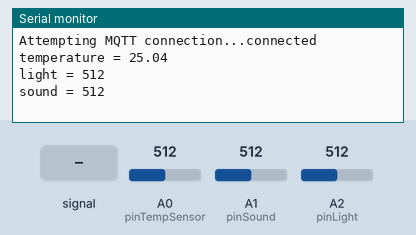
Simulated run of this sketch. Board: Arduino Zero (SAMD21). Shown: the last lines printed to the serial monitor. The inputs (shaded band) are chosen by the test bench; at power-on: A0 (pinTempSensor) = 512, A1 (pinSound) = 512, A2 (pinLight) = 512. WiFi joins after 1.5 s; servers stay silent unless stated; no MQTT or app messages arrive unless stated.

Above: at 2.7 s.
2.8 s: A1 (pinSound) fed a 200 Hz sine of ±81 counts around its level
At 12.3 s:
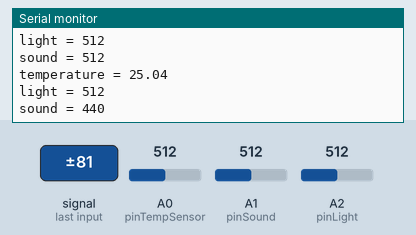
12.8 s: A0 (pinTempSensor) set to 716
At 22.4 s:
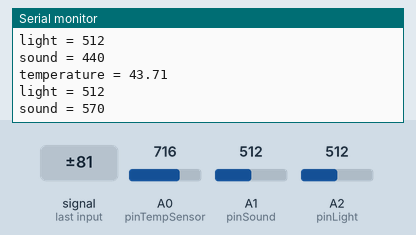
22.8 s: A1 (pinSound) set to 716
At 32.5 s:
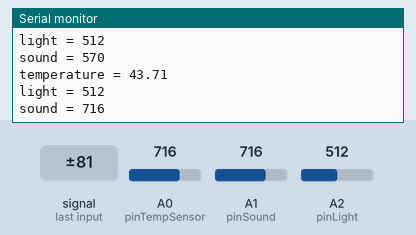
32.8 s: A2 (pinLight) set to 716
At 42.5 s:
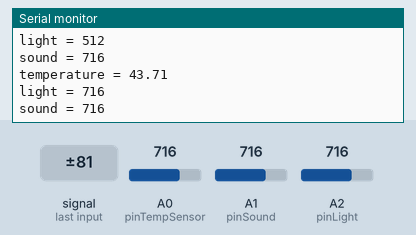
42.8 s: A1 (pinSound) fed a 1000 Hz sine of ±255 counts around its level
At 52.5 s:
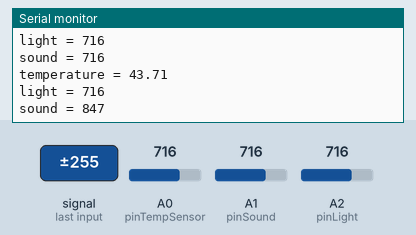
52.8 s: A0 (pinTempSensor) set to 900
At 62.8 s:
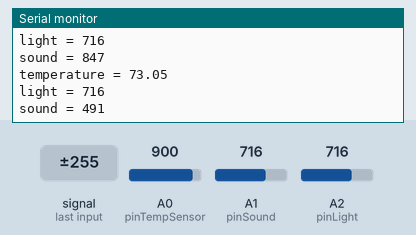
Timing chart, 0 to 63.8 s (numbered marks = the images above; inputs shaded):
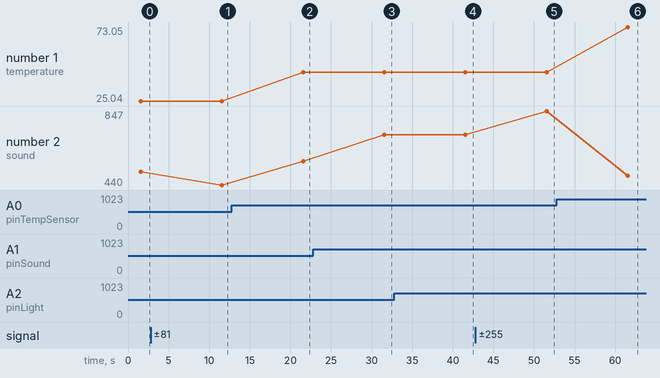

Measured:
- after the input at 2.8 s, the serial monitor: prints a new line after 8.8 s (image 1)
- after the input at 12.8 s, the serial monitor: prints a new line after 8.8 s (image 2)
- after the input at 22.8 s, the serial monitor: prints a new line after 8.8 s (image 3)
- after the input at 32.8 s, the serial monitor: prints a new line after 8.8 s (image 4)
- after the input at 42.8 s, the serial monitor: prints a new line after 8.8 s (image 5)
- after the input at 52.8 s, the serial monitor: prints a new line after 8.8 s (image 6)
- plotted number 1: 25.04 → 43.71 after the input at 12.8 s, 43.71 → 73.05 after the input at 52.8 s
- plotted number 2: 512 → 440 after the input at 2.8 s, 570 → 716 after the input at 22.8 s, 716 → 847 after the input at 42.8 s

The sketch:

working_publish_to_pi.ino
```cpp
#include <math.h>
#include <SPI.h>
#include <Ethernet.h>
#include <PubSubClient.h>

//Sensors
const int B = 4275;               // B value of the thermistor
const int R0 = 100000;            // R0 = 100k
const int pinTempSensor = A0;     // Grove - Temperature Sensor connect to A0
const int pinSound = A1;               // pin of Sound Sensor
const int pinLight = A2;          // pin of Sound Sensor

String temp_str; //see last code block below use these to convert the float that you get back from DHT to a string =str
String light_str;
String sound_str;
char temp[50];
char light[50];
char sound[50];

#if defined(ARDUINO_ARCH_AVR)
#define debug  Serial
#elif defined(ARDUINO_ARCH_SAMD) ||  defined(ARDUINO_ARCH_SAM)
#define debug  SerialUSB
#else
#define debug  Serial
#endif

// Update these with values suitable for your network.
byte mac[]    = {0x90, 0xA2, 0xDA, 0x10, 0x82, 0x91};
IPAddress ip(192, 168, 15, 10);
IPAddress server(192, 168, 15, 1);

void callback(char* topic, byte* payload, unsigned int length) {
  Serial.print("Message arrived [");
  Serial.print(topic);
  Serial.print("] ");
  for (int i=0;i<length;i++) {
    Serial.print((char)payload[i]);
  }
  Serial.println();
}

EthernetClient ethClient;
PubSubClient client(ethClient);

void reconnect() {
  // Loop until we're reconnected
  while (!client.connected()) {
    Serial.print("Attempting MQTT connection...");
    // Attempt to connect
    if (client.connect("arduinoClient")) {
      Serial.println("connected");
      client.publish("test", "Connected");
      //client.subscribe("inTopic");
    } else {
      Serial.print("failed, rc=");
      Serial.print(client.state());
      Serial.println(" try again in 5 seconds");
      // Wait 5 seconds before retrying
      delay(5000);
    }
  }
}

void setup()
{
  Serial.begin(57600);
  client.setServer(server, 1883);
  client.setCallback(callback);

  Ethernet.begin(mac, ip);
  // Allow the hardware to sort itself out
  delay(1500);
}

void loop()
{
  if (!client.connected()) {
    reconnect();
  }
  client.loop();

  int a = analogRead(pinTempSensor);
  int soundValue = analogRead(pinSound);
  int lightvalue = analogRead(pinLight);
  float R = 1023.0/a-1.0;
  R = R0*R;
  float temperature = 1.0/(log(R/R0)/B+1/298.15)-273.15; // convert to temperature via datasheet

  temp_str = String(temperature); //converting ftemp (the float variable above) to a string
  temp_str.toCharArray(temp, temp_str.length() + 1); //packaging up the data to publish to mqtt whoa...

  light_str = String(lightvalue); //converting ftemp (the float variable above) to a string
  light_str.toCharArray(light, light_str.length() + 1); //packaging up the data to publish to mqtt whoa...

  sound_str = String(soundValue); //converting ftemp (the float variable above) to a string
  sound_str.toCharArray(sound, sound_str.length() + 1); //packaging up the data to publish to mqtt whoa...

  client.publish("AIP/S108/temperature", temp);
  client.publish("AIP/S108/light", light);
  client.publish("AIP/S108/sound", sound);

  Serial.print("temperature = ");
  Serial.println(temperature);
  Serial.print("light = ");
  Serial.println(light);
  Serial.print("sound = ");
  Serial.println(sound);

  delay(10000);
}
```
